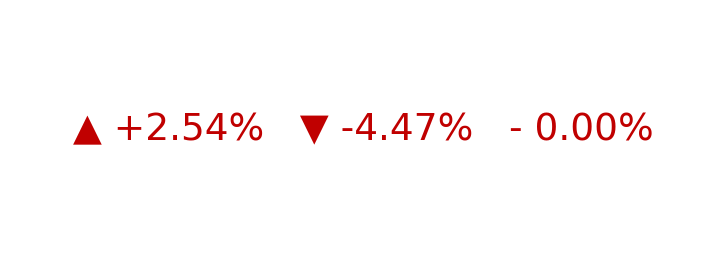

Generate this figure with Python:
import matplotlib
matplotlib.use('Agg')
import matplotlib.pyplot as plt
import os

fig, ax = plt.subplots(figsize=(6, 2))
ax.axis('off')
ax.text(0.5, 0.5, "▲ +2.54%   ▼ -4.47%   - 0.00%", fontsize=18, ha='center', va='center',
        fontfamily='DejaVu Sans', color='#C00000')
out_path = 'scratch/test_arrows.png'
plt.savefig(out_path, bbox_inches='tight', dpi=150)
plt.close(fig)
print(f"Saved {out_path}, size: {os.path.getsize(out_path)}")
